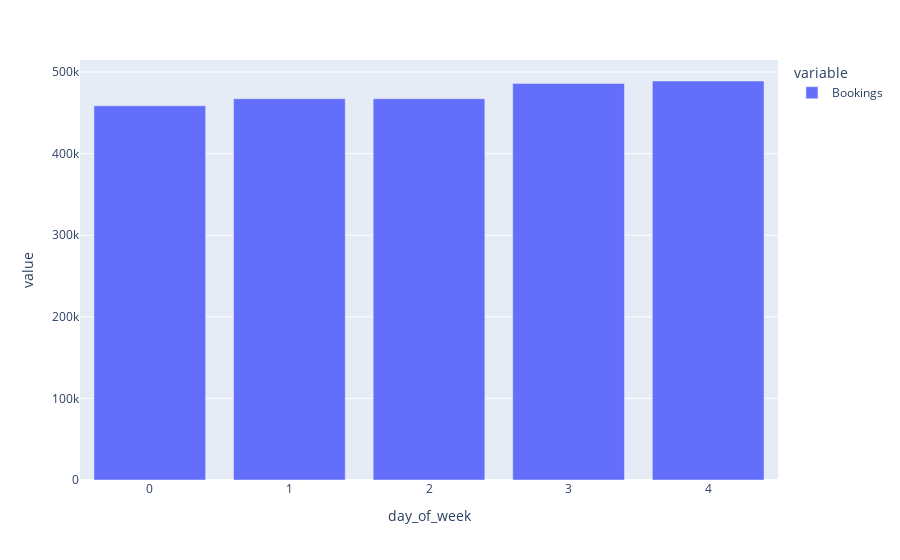

The notebook cell this image was saved under:
### Code cell
df_week = df_day[(df_day["day_of_week"] != 5) & (df_day["day_of_week"] != 6)]
df_viz_pW = df_week.groupby("day_of_week")["Bookings"].sum()
px.bar(df_viz_pW)

### Figure 1 — Plotly figure (JSON) as saved in the notebook; plotly's stock layout.template omitted (floating-point values rounded to 4 significant figures)
{"data": [{"alignmentgroup": "True", "hovertemplate": "variable=Bookings<br>day_of_week=%{x}<br>value=%{y}<extra></extra>", "legendgroup": "Bookings", "marker": {"color": "#636efa", "pattern": {"shape": ""}}, "name": "Bookings", "offsetgroup": "Bookings", "orientation": "v", "showlegend": true, "textposition": "auto", "type": "bar", "x": [0, 1, 2, 3, 4], "xaxis": "x", "y": [458659, 467304, 467287, 486013, 489050], "yaxis": "y"}], "layout": {"barmode": "relative", "legend": {"title": {"text": "variable"}, "tracegroupgap": 0}, "margin": {"t": 60}, "xaxis": {"anchor": "y", "domain": [0, 1], "title": {"text": "day_of_week"}}, "yaxis": {"anchor": "x", "domain": [0, 1], "title": {"text": "value"}}}}
